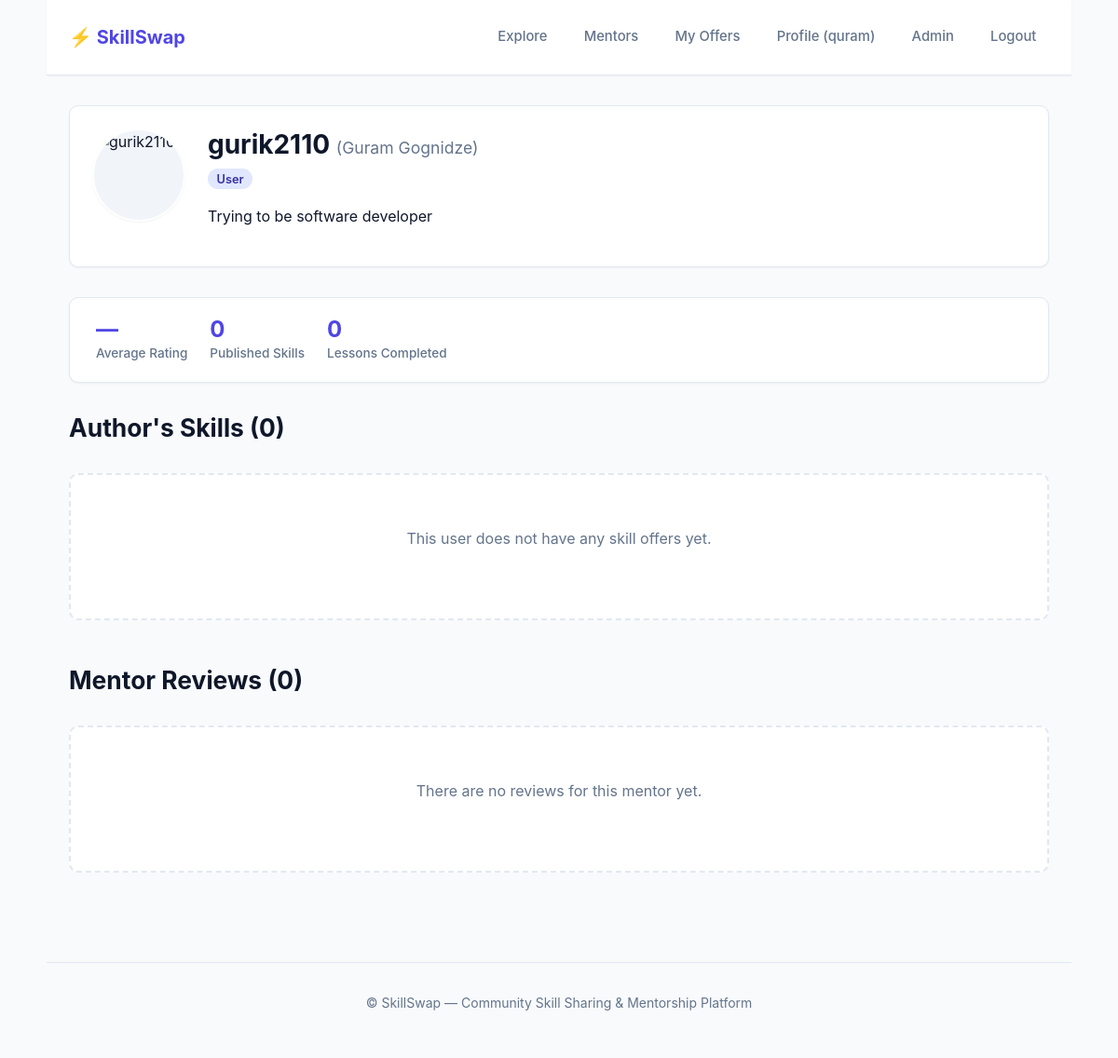
Page /profile/gurik2110/ (signed in) on the committed database.
### users/models.py (models this page shows, shortened)
class User(AbstractUser):
    class Role(models.TextChoices):
        SUPER_ADMIN = 'super_admin', 'Super Admin'
        ADMIN = 'admin', 'Admin'
        USER = 'user', 'User'
    objects = CustomUserManager()
    role = models.CharField(
        max_length=20,
        choices=Role.choices,
        default=Role.USER
    )
    avatar = CloudinaryField(
        "avatar",
        blank=True,
        null=True
    )
    bio = models.TextField(
        "About me",
        blank=True
    )
    is_banned = models.BooleanField(
        "Banned",
        default=False
    )
    class Meta:
        verbose_name = "User"
        verbose_name_plural = "Users"
        ordering = ['-date_joined']
    @property
    def published_offers_count(self):
        return self.offers.filter(status__slug='published').count()
    @property
    def completed_lessons_count(self):
        from offers.models import BookingRequest
        return BookingRequest.objects.filter(
            offer__author=self,
            status=BookingRequest.Status.COMPLETED
        ).count()
    @property
    def average_rating(self):
        from offers.models import Review
        result = Review.objects.filter(offer__author=self).aggregate(models.Avg('rating'))['rating__avg']
        return round(result, 1) if result is not None else None

### users/views.py (the view)
# urls.py: path('profile/', views.profile_view, name='profile'),
def profile_view(request, username=None):
    if username is None:
        if not request.user.is_authenticated:
            return redirect('login')
        target_user = request.user
        is_own_profile = True
    else:
        target_user = get_object_or_404(User, username=username)
        is_own_profile = request.user.is_authenticated and (request.user == target_user)
    if is_own_profile:
        user_offers = target_user.offers.select_related('category', 'level', 'format', 'status').order_by('-created_at')
    else:
        user_offers = target_user.offers.filter(status__slug='published').select_related('category', 'level', 'format', 'status').order_by('-created_at')
    from offers.models import Review
    teacher_reviews = Review.objects.filter(offer__author=target_user).select_related('author', 'offer').order_by('-created_at')
    context = {
        'profile_user': target_user,
        'is_own_profile': is_own_profile,
        'user_offers': user_offers,
        'teacher_reviews': teacher_reviews,
    }
    return render(request, 'users/profile.html', context)

### users/templates/users/profile.html (shortened to what this page needs)
{% extends 'base.html' %}
{% block content %}
<article style="margin-bottom: 2rem;">
    <div style="display: flex; gap: 1.5rem; align-items: flex-start; flex-wrap: wrap;">
        <div>
            {% if profile_user.avatar %}
                <img src="{{ profile_user.avatar.url }}" alt="{{ profile_user.username }}" class="avatar avatar-lg">
            {% else %}
                <span class="avatar avatar-lg" style="display: flex; align-items: center; justify-content: center; background: #e0e7ff; color: #4338ca; font-size: 2.25rem; font-weight: 700;">
                    {{ profile_user.username|slice:":1"|upper }}
                </span>
            {% endif %}
        </div>
        <div style="flex: 1; min-width: 250px;">
            <div style="display: flex; justify-content: space-between; align-items: flex-start; flex-wrap: wrap; gap: 0.5rem;">
                <div>
                    <h1 style="margin: 0; font-size: 1.75rem;">
                        {{ profile_user.username }}
                        {% if profile_user.first_name or profile_user.last_name %}
                            <small style="color: var(--text-muted); font-size: 1.1rem; font-weight: 400;">
                                ({{ profile_user.first_name }} {{ profile_user.last_name }})
                            </small>
                        {% endif %}
                    </h1>
                    <div style="margin-top: 0.35rem;">
                        <span class="badge">{{ profile_user.get_role_display }}</span>
                    </div>
                </div>
            </div>
            <p style="margin-top: 1rem; color: var(--text);">
                {{ profile_user.bio|default:"No bio provided yet."|linebreaksbr }}
            </p>
        </div>
    </div>
</article>
<div class="stats-bar">
    <div class="stat-item">
        <span class="stat-value">
            {% if profile_user.average_rating %}
                ★ {{ profile_user.average_rating }}
            {% else %}
                —
            {% endif %}
        </span>
        <span class="stat-label">Average Rating</span>
    </div>
    <div class="stat-item">
        <span class="stat-value">{{ profile_user.published_offers_count }}</span>
        <span class="stat-label">Published Skills</span>
    </div>
    <div class="stat-item">
        <span class="stat-value">{{ profile_user.completed_lessons_count }}</span>
        <span class="stat-label">Lessons Completed</span>
    </div>
</div>
<section style="margin-bottom: 3rem;">
    <h2>Author's Skills ({{ user_offers.count }})</h2>
    {% if user_offers %}
        <section class="grid">
            {% for offer in user_offers %}
                <article>
                    {% if offer.cover_image %}
                        <img src="{{ offer.cover_image.url }}" alt="{{ offer.title }}">
                    {% else %}
                        <div style="height: 140px; background: var(--surface-alt); border-radius: var(--radius-sm); display: flex; align-items: center; justify-content: center; font-size: 2rem; margin-bottom: 0.75rem;">
                            🎓
                        </div>
                    {% endif %}
                    <div style="display: flex; gap: 0.35rem; margin-bottom: 0.35rem; flex-wrap: wrap;">
                        <mark>{{ offer.category.name }}</mark>
                        <span class="badge">{{ offer.level.name }}</span>
                        {% if is_own_profile and offer.status.slug != 'published' %}
                            <span class="badge badge-warning">{{ offer.status.name }}</span>
                        {% endif %}
                    </div>
                    <h3><a href="{% url 'offer_detail' offer.pk %}">{{ offer.title }}</a></h3>
                    <p style="color: var(--text-muted); font-size: 0.875rem;">{{ offer.description|truncatewords:15 }}</p>
                    <footer>
                        <span>⏱ {{ offer.duration_minutes }} mins</span>
                        {% if offer.average_rating %}
                            <span class="rating-pill">★ {{ offer.average_rating }}</span>
                        {% else %}
                            <small>New</small>
                        {% endif %}
                    </footer>
                </article>
            {% endfor %}
        </section>
    {% else %}
        <div class="empty-state">
            <p>This user does not have any skill offers yet.</p>
        </div>
    {% endif %}
</section>
<section>
    <h2>Mentor Reviews ({{ teacher_reviews.count }})</h2>
    {% if teacher_reviews %}
        <div style="display: flex; flex-direction: column; gap: 1rem;">
            {% for review in teacher_reviews %}
                <article style="padding: 1.25rem;">
                    <div style="display: flex; justify-content: space-between; align-items: center; margin-bottom: 0.5rem;">
                        <div>
                            <strong>{{ review.author.username }}</strong>
                            <small style="color: var(--text-muted);">for "{{ review.offer.title }}"</small>
                        </div>
                        <span class="rating-pill">★ {{ review.rating }}/5</span>
                    </div>
                    <p style="margin: 0; color: var(--text);">{{ review.comment }}</p>
                    <small style="color: var(--text-muted); margin-top: 0.5rem; display: block;">{{ review.created_at|date:"M d, Y" }}</small>
                </article>
            {% endfor %}
        </div>
    {% else %}
        <div class="empty-state">
            <p>There are no reviews for this mentor yet.</p>
        </div>
    {% endif %}
</section>
{% endblock %}

### templates/base.html (shortened to what this page needs)
{% load static %}
<!DOCTYPE html>
<html lang="en">
<head>
    <link rel="stylesheet" href="{% static 'css/style.css' %}">
</head>
<body>
    <header>
        <nav>
            <strong><a href="{% url 'explore' %}" class="logo">⚡ SkillSwap</a></strong>
            <ul>
                <li><a href="{% url 'explore' %}">Explore</a></li>
                <li><a href="{% url 'mentors' %}">Mentors</a></li>
                {% if user.is_authenticated %}
                    <li><a href="{% url 'my_offers' %}">My Offers</a></li>
                    <li><a href="{% url 'profile' %}">Profile ({{ user.username }})</a></li>
                    {% if user.is_staff %}
                        <li><a href="{% url 'admin:index' %}" target="_blank">Admin</a></li>
                    {% endif %}
                    <li><a href="{% url 'logout' %}">Logout</a></li>
                {% else %}
                    <li><a href="{% url 'login' %}">Login</a></li>
                    <li><a href="{% url 'register' %}" class="button" style="padding: 0.35rem 0.85rem; font-size: 0.875rem;">Register</a></li>
                {% endif %}
            </ul>
        </nav>
    </header>
    <main>
        {% block content %}
        {% endblock %}
    </main>
    <footer>
        <p>&copy; SkillSwap — Community Skill Sharing & Mentorship Platform</p>
    </footer>
</body>
</html>

### static/css/style.css (style rules this page uses)
:root { --font-family: -apple-system, BlinkMacSystemFont, "Segoe UI", Roboto, "Helvetica Neue", Arial, sans-serif; --bg: #f8fafc; --surface: #ffffff; --surface-alt: #f1f5f9; --border: #e2e8f0; --border-focus: #6366f1; --text: #0f172a; --text-muted: #64748b; --text-inverse: #ffffff; --primary: #4f46e5; --primary-hover: #4338ca; --primary-light: #e0e7ff; --primary-text: #3730a3; --success: #10b981; --success-light: #d1fae5; --success-text: #065f46; --warning: #f59e0b; --warning-light: #fef3c7; --warning-text: #92400e; --danger: #ef4444; --danger-light: #fee2e2; --danger-text: #991b1b; --radius-sm: 6px; --radius-md: 10px; --radius-lg: 16px; --radius-full: 9999px; --shadow-sm: 0 1px 2px 0 rgb(0 0 0 / 0.05); --shadow-md: 0 4px 6px -1px rgb(0 0 0 / 0.08), 0 2px 4px -2px rgb(0 0 0 / 0.06); --shadow-lg: 0 10px 15px -3px rgb(0 0 0 / 0.08), 0 4px 6px -4px rgb(0 0 0 / 0.04); --max-width: 1100px; }
*, *::before, *::after { box-sizing: border-box; }
html { font-size: 16px; scroll-behavior: smooth; }
body { margin: 0; padding: 0; font-family: var(--font-family); background-color: var(--bg); color: var(--text); line-height: 1.6; -webkit-font-smoothing: antialiased; }
body > header, body > main, body > footer { width: 100%; max-width: var(--max-width); margin-left: auto; margin-right: auto; padding-left: 1.5rem; padding-right: 1.5rem; }
header { padding-top: 1.25rem; padding-bottom: 1.25rem; border-bottom: 1px solid var(--border); background-color: var(--surface); position: sticky; top: 0; z-index: 50; box-shadow: var(--shadow-sm); }
nav { display: flex; align-items: center; justify-content: space-between; flex-wrap: wrap; gap: 1rem; }
nav ul { display: flex; align-items: center; list-style: none; margin: 0; padding: 0; gap: 0.75rem; flex-wrap: wrap; }
nav a { display: inline-flex; align-items: center; padding: 0.5rem 0.85rem; font-size: 0.925rem; font-weight: 500; color: var(--text-muted); text-decoration: none; border-radius: var(--radius-sm); transition: all 0.15s ease-in-out; }
nav strong a, nav a.logo { font-size: 1.25rem; font-weight: 700; color: var(--primary); padding: 0.25rem 0; background: transparent !important; }
main { padding-top: 2rem; padding-bottom: 4rem; min-height: calc(100vh - 180px); }
h1, h2, h3, h4, h5, h6 { color: var(--text); font-weight: 700; line-height: 1.25; margin-top: 1.5rem; margin-bottom: 0.75rem; }
h1 { font-size: 2.15rem; margin-top: 0; }
h2 { font-size: 1.65rem; }
p { margin-top: 0; margin-bottom: 1rem; }
a { color: var(--primary); text-decoration: none; transition: color 0.15s ease-in-out; }
article { background: var(--surface); border: 1px solid var(--border); border-radius: var(--radius-md); padding: 1.5rem; box-shadow: var(--shadow-sm); transition: transform 0.2s ease, box-shadow 0.2s ease; display: flex; flex-direction: column; }
article img { width: 100%; height: 180px; object-fit: cover; border-radius: var(--radius-sm); margin-bottom: 1rem; background-color: var(--surface-alt); }
mark, code, .badge { display: inline-flex; align-items: center; padding: 0.2rem 0.6rem; font-size: 0.8rem; font-weight: 600; border-radius: var(--radius-full); background-color: var(--primary-light); color: var(--primary-text); line-height: 1.2; }
.avatar { border-radius: var(--radius-full); object-fit: cover; background-color: var(--surface-alt); display: inline-block; border: 2px solid var(--surface); box-shadow: var(--shadow-sm); }
.avatar-lg { width: 100px; height: 100px; }
.stats-bar { display: flex; flex-wrap: wrap; gap: 1.5rem; background: var(--surface); border: 1px solid var(--border); border-radius: var(--radius-md); padding: 1.25rem 1.75rem; margin-bottom: 2rem; box-shadow: var(--shadow-sm); }
.stat-item { display: flex; flex-direction: column; }
.stat-value { font-size: 1.5rem; font-weight: 700; color: var(--primary); line-height: 1.2; }
.stat-label { font-size: 0.85rem; color: var(--text-muted); font-weight: 500; }
footer { padding-top: 2rem; padding-bottom: 2rem; border-top: 1px solid var(--border); color: var(--text-muted); font-size: 0.875rem; text-align: center; }
.empty-state { text-align: center; padding: 3.5rem 1.5rem; background-color: var(--surface); border: 2px dashed var(--border); border-radius: var(--radius-md); margin: 2rem 0; }
.empty-state p { color: var(--text-muted); max-width: 450px; margin-left: auto; margin-right: auto; }

### rows in the picture
User: username "quram"
User: username "gurik2110", first_name "Guram", last_name "Gognidze", role "User", bio "Trying to be software developer", published_offers_count "0", completed_lessons_count "0"

### other values in the picture
{{ user_offers.count }} "0"
{{ teacher_reviews.count }} "0"
